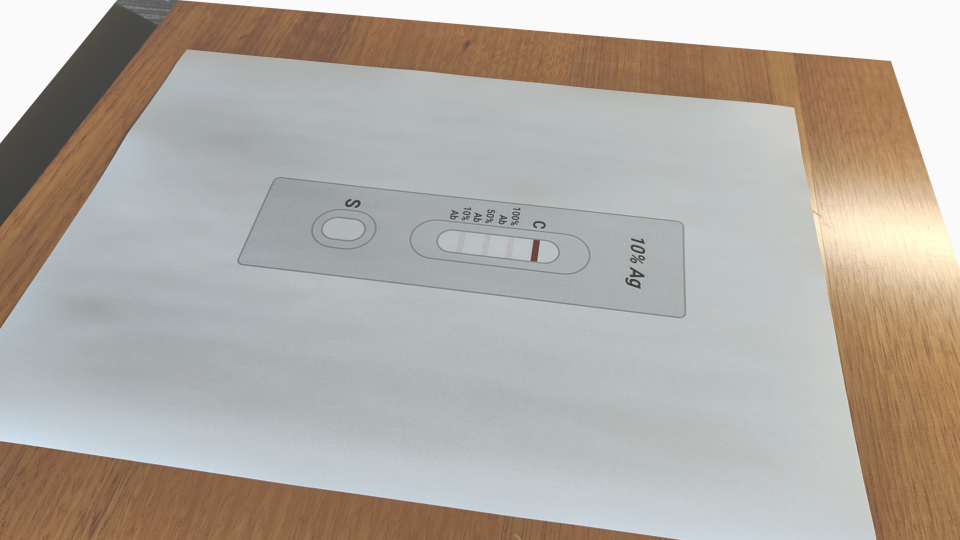
#> input picture assets/test_imgs/ag10.png, 1920 x 1080 px, given in place of ag10_1.jpg, which was not available (shown at 1/2 size)
$ jupyter execute lateralflow_full.ipynb   (text cells are left out)
#> lines starting #> are read from the running program, lines starting #| are printed output that depends on the picture; after the words box and inside, x2 and y2 are one past the last pixel; in counts of white or black regions, pixels touching at a corner belong together; pictures that were not available may be replaced by others from this repository, and a replacement may not be noted
[cell 1]
import cv2
import numpy as np
import matplotlib.pyplot as plt

[cell 2]
# tag = "ag10.png"
tag = "ag10_1.jpg"
# [5 lines of commented-out code are left out]

image = cv2.imread(f'../assets/test_imgs/{tag}')
#> image is the input picture: shape (1080, 1920, 3); mean B, G, R 164.3, 171.8, 177.7
image = cv2.cvtColor(image, cv2.COLOR_BGR2RGB)
plt.imshow(image)

[cell 3]
def show(images):
    fig, axes = plt.subplots(1, len(images), figsize=(20, 10))
    if len(images) == 1:
        plt.imshow(images[0])
    else:
        for i, img in enumerate(images):
            if img.ndim == 2:
                axes[i].imshow(img, cmap='gray')
            else:
                axes[i].imshow(img)
        plt.show()

[cell 4]
# region of interest
h, w, c = image.shape

xCrop = 0.10
yCrop = 0.25
x = int(w * xCrop)
width = int(w * (1 - 2 * xCrop))
y = int(h * yCrop)
height = int(h * (1 - 2 * yCrop))


# w_min, w_max = int(w*0.15), int(w*0.85)
# h_min, h_max = int(h*0.2), int(h*0.8)
image_region = image.copy()
image_region[y:y+height, x:x+width] += 40
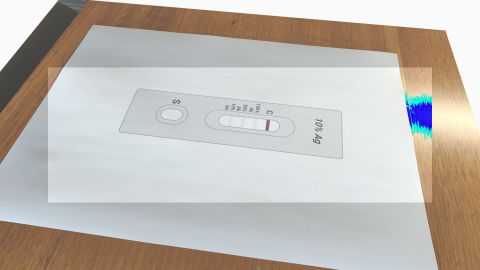
#> image_region: shape (1080, 1920, 3) (shown at 1/4 size); mean R, G, B 191.9, 186.8, 180.3
image_region[image_region>255] = 255

roi = image[y:y+height, x:x+width]
gray = cv2.cvtColor(roi, cv2.COLOR_RGB2GRAY)

show([image_region, gray])
#> the loop in show, `for i, img in enumerate(images):` made 2 passes

[cell 5]
clahe = cv2.createCLAHE(clipLimit=1.0, tileGridSize=(8, 8))
c_enhance = clahe.apply(gray)
edges = cv2.Canny(c_enhance, 50, 200)
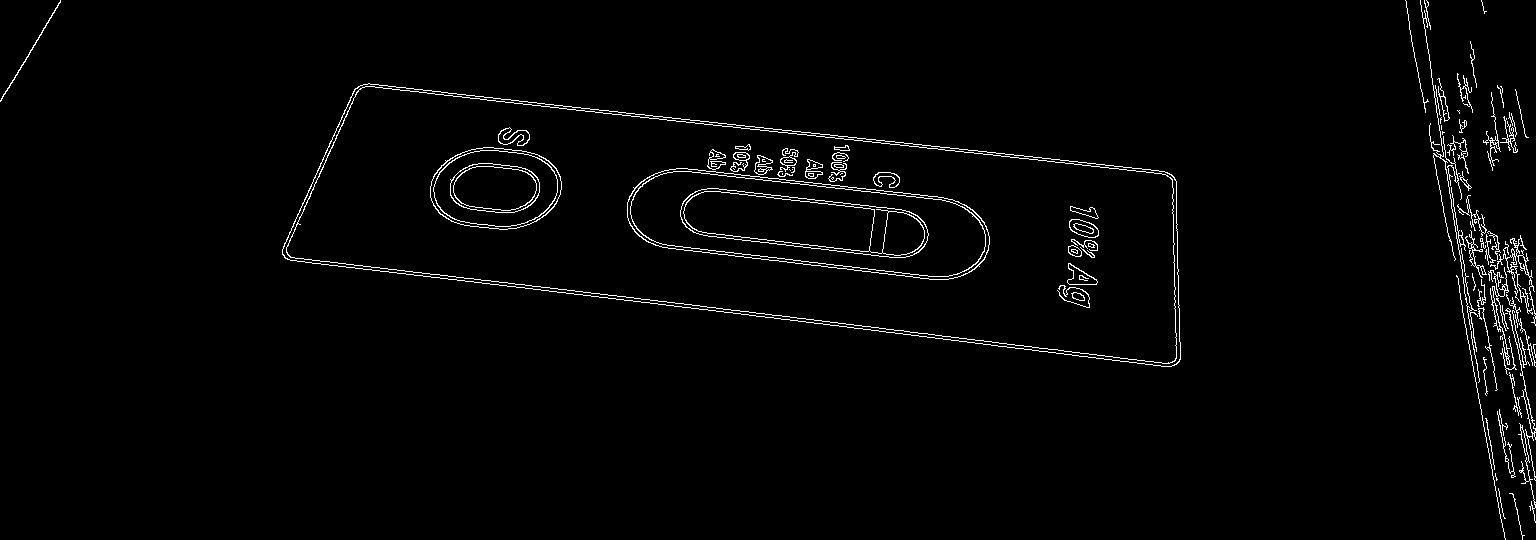
#> edges: shape (540, 1536); 1.9% white in thin lines or dots

# apply morphological operations
kernel = np.ones((3, 3), np.uint8)
edges = cv2.morphologyEx(edges, cv2.MORPH_CLOSE, kernel, iterations=6)
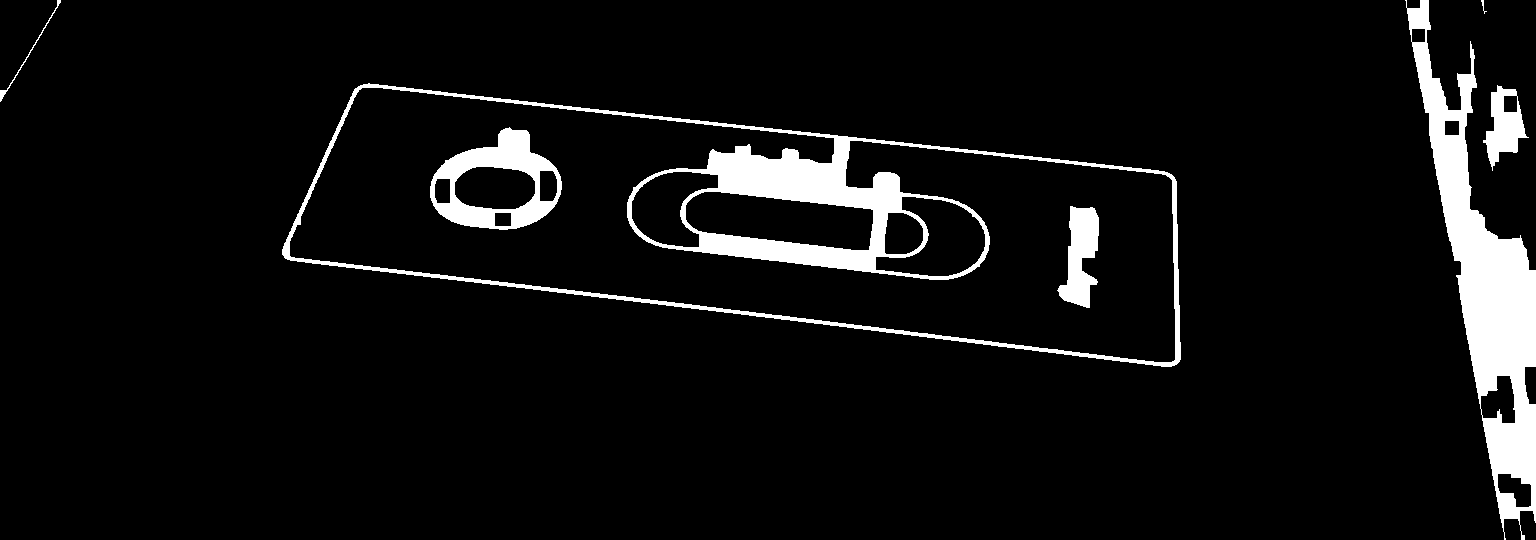
#> edges: shape (540, 1536); 6.5% white; 7 white regions

# find outer contours
contours, _ = cv2.findContours(edges, cv2.RETR_EXTERNAL, cv2.CHAIN_APPROX_SIMPLE)
#> contours = 5 contours, 1 with area under 20; largest, box (x1, y1, x2, y2) and area: (282, 83, 1181, 367) 162768, (1405, 0, 1536, 540) 22770, (1483, 85, 1529, 171) 1944, (0, 0, 61, 102) 98
contours = sorted(contours, key=cv2.contourArea, reverse=True)

# find the largest rectangle
for contour in contours:
    epsilon = 0.02 * cv2.arcLength(contour, True)
    approx = cv2.approxPolyDP(contour, epsilon, True)
    if len(approx) == 4:
        break
#> this loop made 1 pass
#> (epsilon, approx) on pass 1: (43.78, [[282, 249], [1180, 359], [1150, 169], [368, 83]])

roi_ = roi.copy()
cv2.drawContours(roi_, contours, -1, (0, 255, 0), 3)

cv2.drawContours(roi_, [approx], -1, (0, 255, 0), 3)

# find corner
approx = approx.reshape(4, 2)
corner = np.zeros((4, 2), dtype=np.float32)

# top-left corner has the smallest sum
corner[0] = approx[np.argmin(np.sum(approx, axis=1))]

# bottom-right corner has the largest sum
corner[2] = approx[np.argmax(np.sum(approx, axis=1))]

# top-right corner has the smallest difference
corner[1] = approx[np.argmin(np.diff(approx, axis=1))]
# bottom-left corner has the largest difference
corner[3] = approx[np.argmax(np.diff(approx, axis=1))]

cv2.circle(roi_, corner[0].astype(int), 10, np.ones(3)*50, -1)
#> roi_: shape (540, 1536, 3); mean R, G, B 171.9, 183.2, 174.9
cv2.circle(roi_, corner[1].astype(int), 10, np.ones(3)*100, -1)
#> roi_: shape (540, 1536, 3); mean R, G, B 171.9, 183.1, 174.9
cv2.circle(roi_, corner[2].astype(int), 10, np.ones(3)*150, -1)
#> roi_: shape (540, 1536, 3); mean R, G, B 171.9, 183.1, 174.9
cv2.circle(roi_, corner[3].astype(int), 10, np.ones(3)*250, -1)
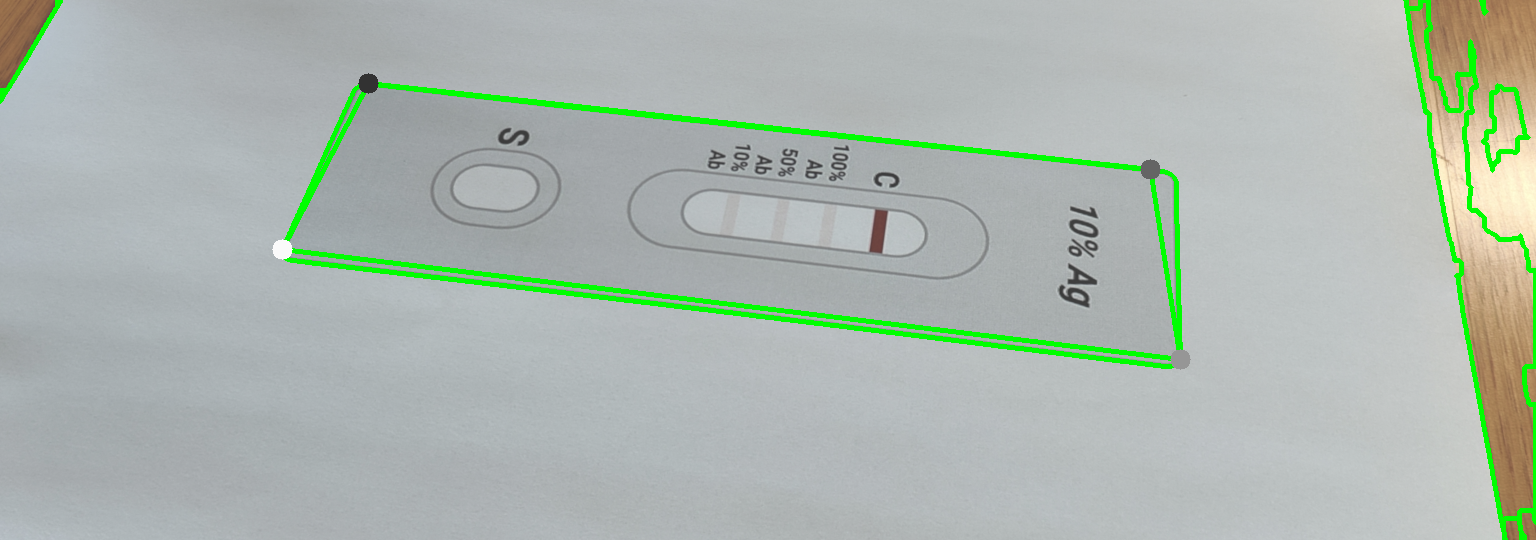
#> roi_: shape (540, 1536, 3); mean R, G, B 172, 183.1, 174.9

# perspective transform
width = 1300
height = 400
dst = np.array([[0, 0], [width-1, 0], [width-1, height-1], [0, height-1]], dtype=np.float32)
matrix = cv2.getPerspectiveTransform(corner, dst)
warped = cv2.warpPerspective(roi, matrix, (width, height))

show([edges, roi_, warped])
#> the loop in show (call 2), `for i, img in enumerate(images):` made 3 passes

[cell 6]
# find vertical lines
gray = cv2.cvtColor(warped, cv2.COLOR_RGB2GRAY)
#> gray: shape (400, 1300)
plt.imshow(gray, cmap='gray')

clahe = cv2.createCLAHE(clipLimit=1.0, tileGridSize=(8, 8))
gray = clahe.apply(gray)
plt.imshow(gray, cmap='gray')

# apply adaptive threshold
_, binary = cv2.threshold(gray, 0, 255, cv2.THRESH_BINARY_INV + cv2.THRESH_OTSU)
#> binary: shape (400, 1300); 7.1% white; 24 white regions, largest, box (x1, y1, x2, y2) and area: (0, 2, 1300, 10) 6433, (486, 123, 1039, 303) 6205, (569, 161, 947, 267) 6015
# binary = cv2.adaptiveThreshold(gray,255,cv2.ADAPTIVE_THRESH_GAUSSIAN_C, cv2.THRESH_BINARY,11,2)
# plt.imshow(binary, cmap='gray')

# apply morphological operations
kernel = np.ones((5, 5), np.uint8)
binary = cv2.morphologyEx(binary, cv2.MORPH_OPEN, kernel, iterations=3)
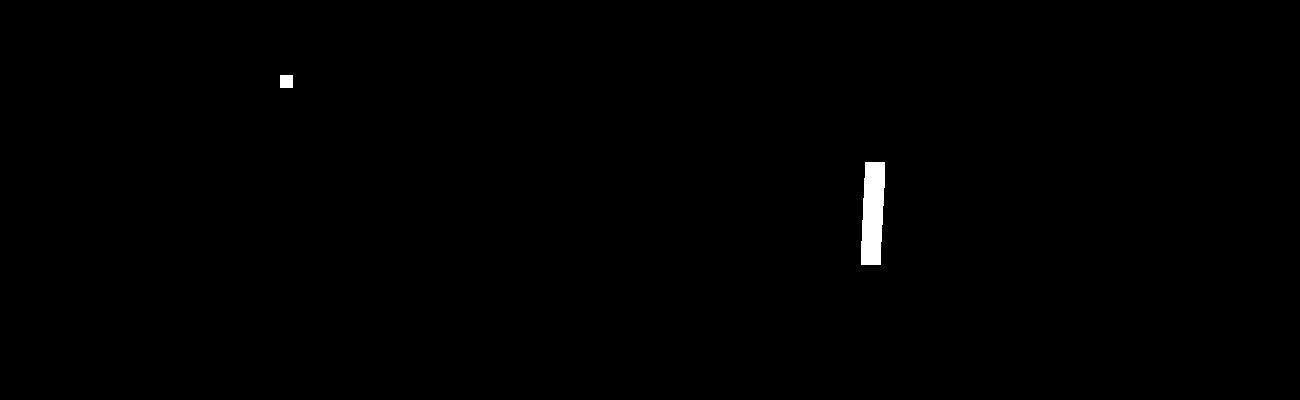
#> binary: shape (400, 1300); 0.43% white; 2 white regions, box (x1, y1, x2, y2) and area: (861, 162, 885, 265) 2084, (280, 75, 293, 88) 169
# plt.imshow(binary, cmap='gray')

# find vertical lines
vertical_kernel = cv2.getStructuringElement(cv2.MORPH_RECT, (1, 5))
vertical_lines = cv2.morphologyEx(binary, cv2.MORPH_OPEN, vertical_kernel, iterations=5)
#> vertical_lines: shape (400, 1300); 0.4% white; 1 white region
plt.imshow(vertical_lines, cmap='gray')

[cell 7]
def find_vertical_stripes(image):
    # find vertical lines
    gray = cv2.cvtColor(warped, cv2.COLOR_RGB2GRAY)

    clahe = cv2.createCLAHE(clipLimit=1.0, tileGridSize=(8, 8))
    gray = clahe.apply(gray)

    # blur
    # blurred = cv2.GaussianBlur(gray, (3, 3), 0)
    # apply adaptive threshold
    _, binary = cv2.threshold(gray, 0, 255, cv2.THRESH_BINARY_INV + cv2.THRESH_OTSU)
    # binary = cv2.adaptiveThreshold(gray,255,cv2.ADAPTIVE_THRESH_GAUSSIAN_C, cv2.THRESH_BINARY,11,2)

    # apply morphological operations
    kernel = np.ones((5, 5), np.uint8)
    binary = cv2.morphologyEx(binary, cv2.MORPH_OPEN, kernel, iterations=3)

    # find vertical lines
    vertical_kernel = cv2.getStructuringElement(cv2.MORPH_RECT, (1, 5))
    vertical_lines = cv2.morphologyEx(binary, cv2.MORPH_OPEN, vertical_kernel, iterations=5)

    # find line small rectangle contours
    contours, _ = cv2.findContours(vertical_lines, cv2.RETR_EXTERNAL, cv2.CHAIN_APPROX_SIMPLE)
#> contours = 1 contour; box (x1, y1, x2, y2) and area: (861, 162, 885, 265) 1962
    contours = sorted(contours, key=cv2.contourArea, reverse=True)
    rects = []
    for contour in contours:
        x, y, w, h = cv2.boundingRect(contour)
        rects.append((x, y, w, h))
        cv2.rectangle(image, (x, y), (x+w, y+h), (0, 255, 0), 3)
        # draw center
        cv2.circle(image, (x+w//2, y+h//2), 5, (255, 0, 0), -1)
#> this loop made 1 pass
#> (x, y, w, h) on pass 1: (861, 162, 24, 103)
#> image: shape (400, 1300, 3)
#> after the loop, rects = [(861, 162, 24, 103)]

    return rects, [gray, binary, vertical_lines, image]

rects, images = find_vertical_stripes(warped.copy())
#> rects = [(861, 162, 24, 103)]; images = 4 items
show(images)
rects
#> Out = [(861, 162, 24, 103)]

[cell 8]
def get_reference(rects):
    rects = np.array(rects)
#> rects = [[861, 162, 24, 103]]
    centers = np.array([(x+w//2, y+h//2) for (x, y, w, h) in rects])
#> centers = [[873, 213]]
    left_most_x = min([center[0] for center in centers])
#> left_most_x = 873
    is_left = left_most_x < warped.shape[1]//2
#> is_left = False
    # the first item is the reference
    return rects[centers[:, 0].argsort()[::1 if is_left else -1]][0], is_left

reference, is_left = get_reference(rects)
#> reference = [861, 162, 24, 103]; is_left = False
reference, is_left

image_ref = warped.copy()
x, y, w, h = reference
#> x = 861; y = 162; w = 24; h = 103
cv2.rectangle(image_ref, (x, y), (x+w, y+h), (0, 255, 0), 3)
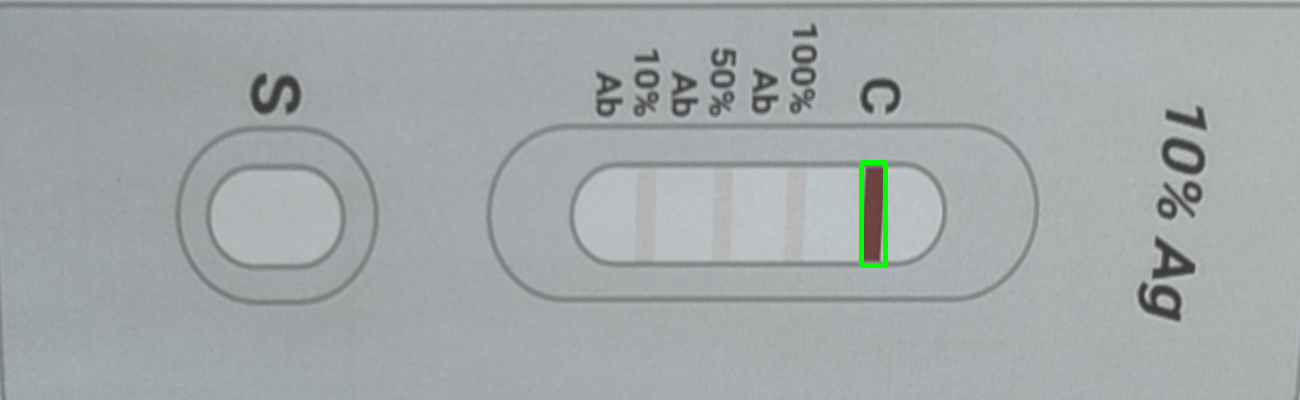
#> image_ref: shape (400, 1300, 3); mean R, G, B 162, 167.6, 168.4

def get_inspection_area(reference, is_left, factor=2.15, x_padding=20, y_padding=10):
#> called with reference = array of shape (4,), is_left = False, factor = 2.15, x_padding = 20, y_padding = 10
    x, y, w, h = reference
#> x = 861; y = 162; w = 24; h = 103
    window_w = int(factor*h)
#> window_w = 221
    if is_left:
        return x-x_padding, y+y_padding, w+window_w+2*x_padding, h-2*y_padding
    else:
        return x-window_w-x_padding, y+y_padding, w+window_w+2*x_padding, h-2*y_padding


image_insp = warped.copy()
x, y, w, h = get_inspection_area(reference, is_left)
#> x = 620; y = 172; w = 285; h = 83
cv2.rectangle(image_insp, (x, y), (x+w, y+h), (0, 255, 0), 3)
#> image_insp: shape (400, 1300, 3); mean R, G, B 161.1, 167.9, 167.5

inspection_roi = warped[y:y+h, x:x+w]
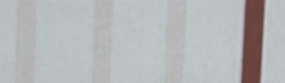
#> inspection_roi: shape (83, 285, 3); mean R, G, B 179.7, 181.8, 183.1

show([image_ref, image_insp, inspection_roi])

[cell 9]
red_curve = 255-inspection_roi[..., 0].mean(axis=0)
#> red_curve = 285 values, max 151.1 at index 259, min 63.7 at index 266, mean 75.32
# smooth the curve
smoothed = cv2.GaussianBlur(red_curve, (15, 15), 10)
#> smoothed = 285 values, max 147.6 at index 253, min 67.53 at index 151, mean 75.32

derivative = np.diff(smoothed.flatten())
#> derivative = 284 values, max 5.72 at index 242, min -5.63 at index 262, mean -0.00878
sign_change = np.diff(np.sign(derivative))/2
#> sign_change = 283 values, max 1 at index 6, min -1 at index 23, mean 0

# plot two curves
fig, axes = plt.subplots(1, 2, figsize=(10, 5))
axes[0].plot(red_curve)
axes[0].plot(smoothed)
axes[1].plot(derivative)
axes[1].plot(sign_change)
plt.show()
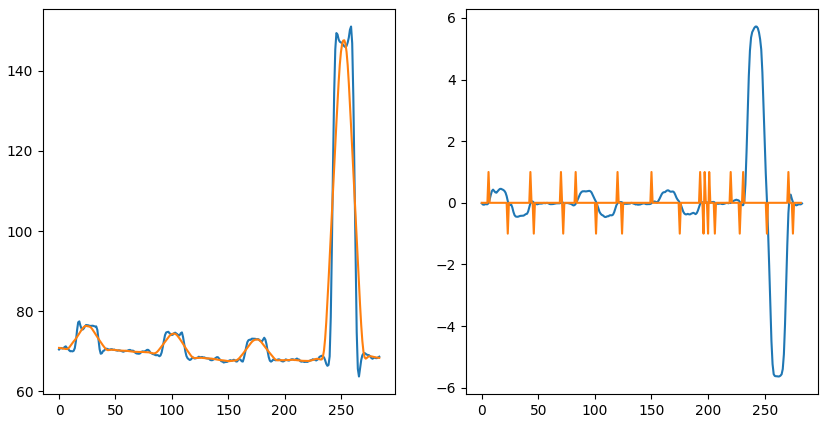
#> figure drawn by matplotlib, 2 panels; panel 1: curve peaks at x = 259, y = 151.1; panel 1: curve peaks at x = 253, y = 147.6; panel 2: curve peaks at x = 242, y = 5.72; panel 2: curve peaks at x = 6, y = 1

[cell 10]
# 10% => array([147.89484106,  72.96602748,  74.41298021,  76.3338441 ])
# 20% => array([147.56536914,  84.98838378,  84.9831624 ,  75.77732638])
# 50% => array([136.96530849, 102.58850471, 103.05605694,  74.727039  ])
# 90% => array([141.43094518, 139.92400184, 105.03227822,  69.30614486])
# 100% => array([144.30175901, 144.93463486, 105.85978789,  80.65702497])

bar_value = smoothed[:smoothed.shape[0] - (smoothed.shape[0] % 4)].reshape(4, -1).max(axis=1)[::1 if is_left else -1]
#> bar_value = [147.6, 72.94, 74.41, 76.33]
bar_value
#> Out = [147.6, 72.94, 74.41, 76.33]

[cell 11]
min_ref = smoothed[:smoothed.shape[0] - (smoothed.shape[0] % 4)].reshape(4, -1).min(axis=1).mean()
#> min_ref = 68.2
min_ref
#> Out = 68.2

[cell 12]
bar_value = bar_value - min_ref
#> bar_value = [79.43, 4.74, 6.21, 8.13]
bar_value = bar_value / bar_value[0] * 100
#> bar_value = [100, 5.97, 7.82, 10.24]
bar_value
#> Out = [100, 5.97, 7.82, 10.24]

[cell 13]
def lateral_flow_res(bar_value):
    if bar_value[1] > 50:
        value = bar_value[1]
    elif bar_value[2] > 10:
        value = bar_value[2]
    else:
        value = bar_value[3]
#> value = 10.24
    value = min(value, 100)
    value = max(value, 0)
    return value

[cell 14]
lateral_flow_res(bar_value)
#> Out = 10.24
